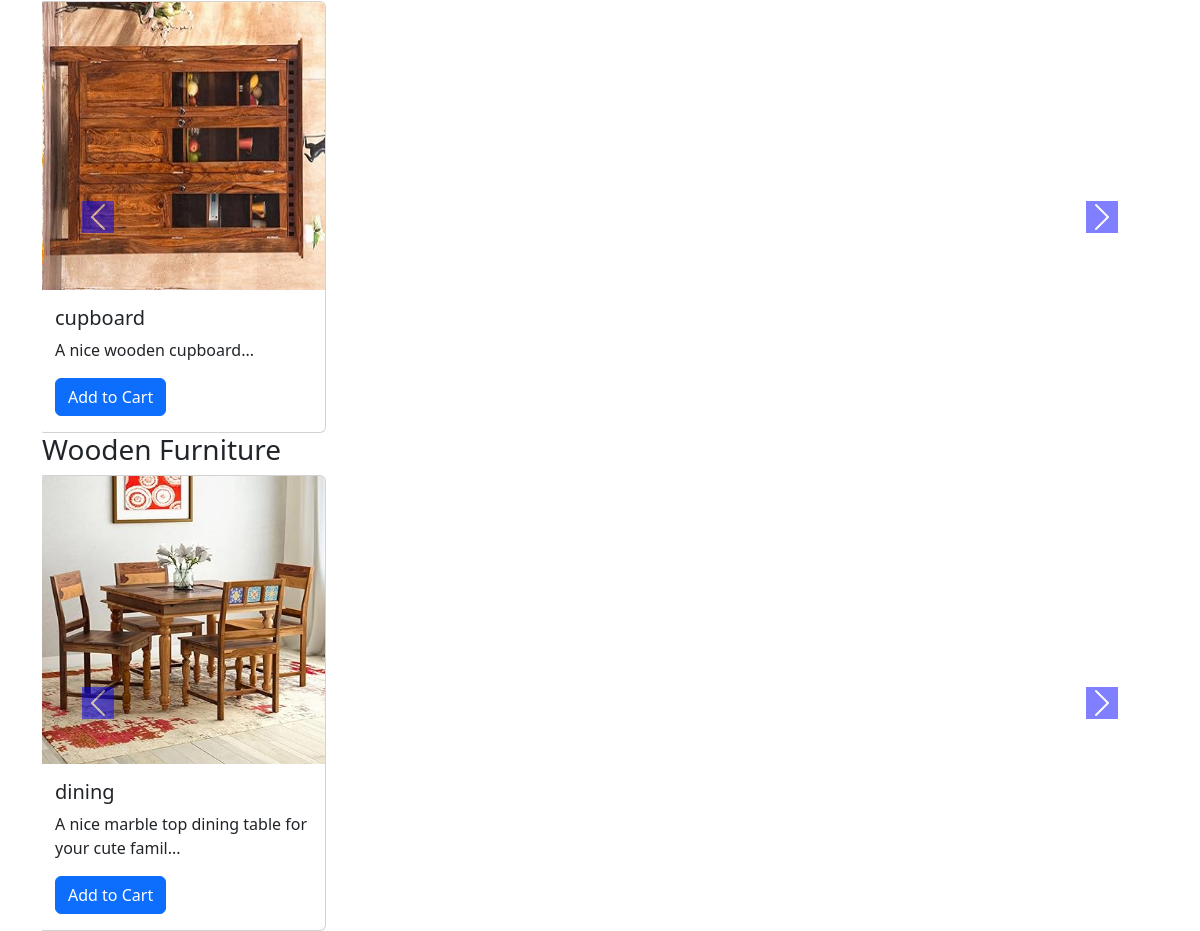
The app's page /shop/ (lower part), older data.
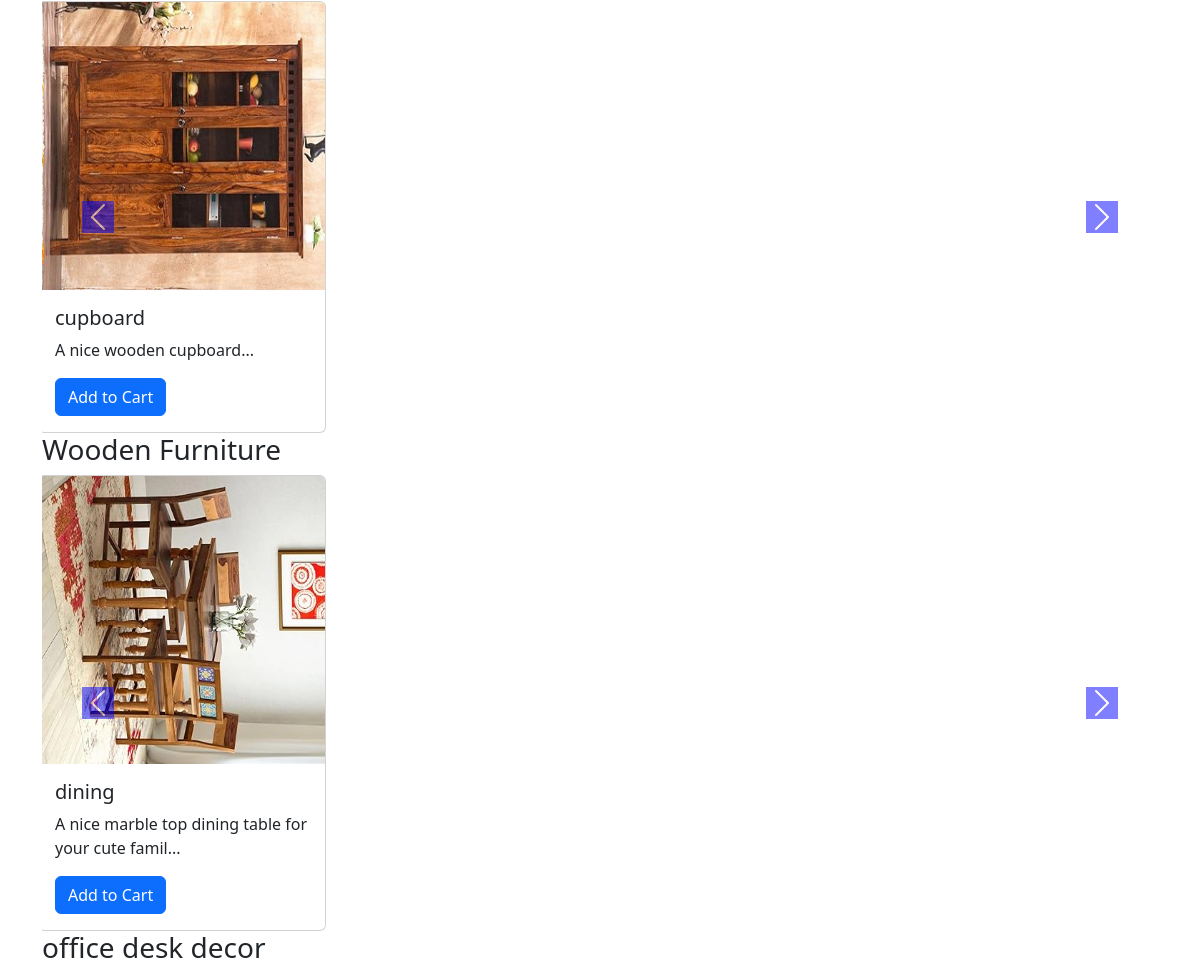
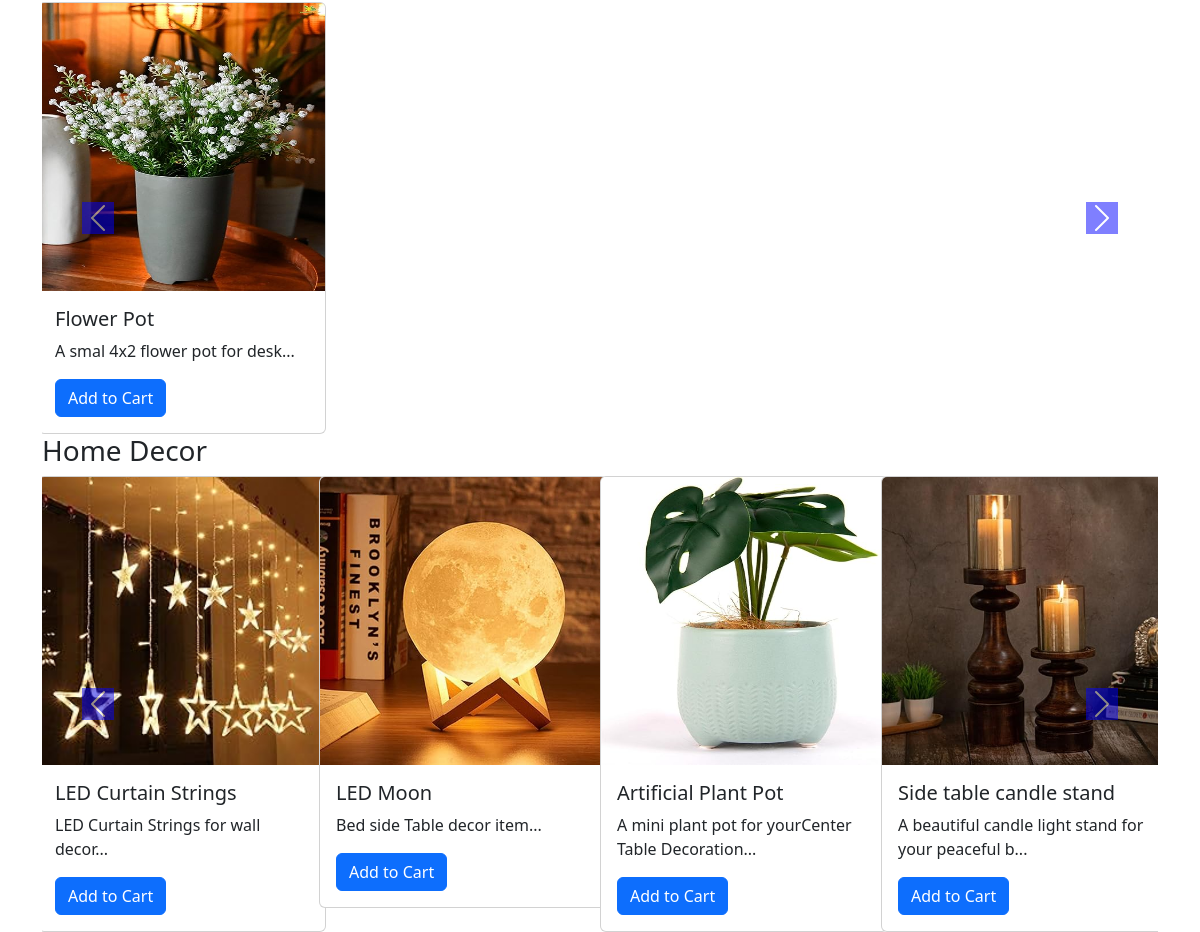
The same page, newer data (2 pictures, top to bottom).
### shop/models.py (models this page shows, shortened)
class Product(models.Model):
    product_id = models.AutoField
    product_name = models.CharField(max_length=50)
    category = models.CharField(max_length=50)
    subcategory = models.CharField(max_length=50, default="", blank=True)
    price = models.IntegerField(default=0)
    description = models.CharField(max_length=300, default="", blank=True)
    published_date = models.DateField()
    image = models.ImageField(upload_to='shop/images') # uploads into root media/shop/images

### shop/views.py (the view)
# urls.py: path("", views.index, name="blog_index"),
def index(request):
    products_by_category = {}
    categories = Product.objects.values_list('category', flat=True).distinct()
    for category in categories:
        products_by_category[category] = list(Product.objects.filter(category=category))
    products = Product.objects.all()
    params = {
        'products_by_category': products_by_category,
        'products':products
    }
    return render(request,"shop/index.html", params)

### shop/templates/shop/index.html (shortened to what this page needs)
{% extends 'shop/base.html' %}
{% block body %}
    {% load static %}
    {% for category, products in products_by_category.items %}
    <section class="productSection">
        <div class="container">
            <h3>{{ category }}</h3>
            <div id="carousel-{{ forloop.counter }}" class="carousel slide" data-bs-ride="carousel">
              <div class="carousel-inner">
                <div class="carousel-item active">
                    <div class="row">
                      {% for product in products %}
                          <div class="col-xs-4 col-sm-4 col-md-3">
                              <div class="card" style="width: 18rem;">
                                <img src="/media/{{ product.image }}" class="card-img-top" alt="...">
                                <div class="card-body">
                                  <h5 class="card-title">{{ product.product_name }}</h5>
                                  <p class="card-text">{{ product.description|slice:"0:50" }}...</p>
                                  <a href="#" class="btn btn-primary">Add to Cart</a>
                                </div>
                              </div>
                          </div>
                          {% if forloop.counter|divisibleby:4 and not forloop.last %}
                              </div>
                          </div>
                          <div class="carousel-item">
                              <div class="row">
                          {% endif %}
                      {% endfor %}
                    </div>
                </div>
              </div>
              <button class="carousel-control-prev" type="button" data-bs-target="#carousel-{{ forloop.counter }}" data-bs-slide="prev">
                  <span class="carousel-control-prev-icon" aria-hidden="true"></span>
              </button>
              <button class="carousel-control-next" type="button" data-bs-target="#carousel-{{ forloop.counter }}" data-bs-slide="next">
                  <span class="carousel-control-next-icon" aria-hidden="true"></span>
              </button>
            </div>
        </div>
    </section>
    {% endfor %}
{% endblock %}

Row changes from the older to the newer data that the page shows:
changed Product "Wooden Furniture": image: a different picture
added Product: category "office desk decor", image (picture), product_name "Flower Pot", description "A smal 4x2 flower pot for desk"
added Product: category "Home Decor", image (picture), product_name "LED Curtain Strings", description "LED Curtain Strings for wall decor"
added Product: image (picture), product_name "LED Moon", description "Bed side Table decor item", shown under "Home Decor"
added Product: image (picture), product_name "Artificial Plant Pot", description "A mini plant pot for yourCenter Table Decoration", shown under "Home Decor"
added Product: image (picture), product_name "Side table candle stand", description "A beautiful candle light stand for your peaceful b", shown under "Home Decor"
